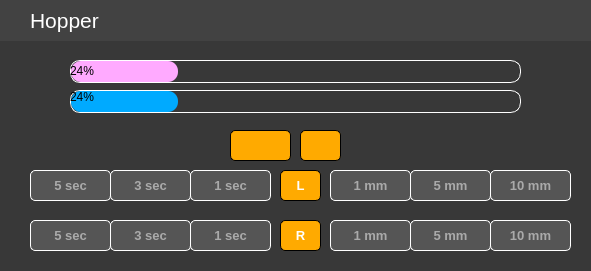
     <widget class="QFrame" name="frame_7">
      <property name="geometry">
       <rect>
        <x>1110</x>
        <y>430</y>
        <width>591</width>
        <height>271</height>
       </rect>
      </property>
      <property name="styleSheet">
       <string notr="true">background-color: rgb(56, 56, 56);
border:0px;</string>
      </property>
      <property name="frameShape">
       <enum>QFrame::StyledPanel</enum>
      </property>
      <property name="frameShadow">
       <enum>QFrame::Raised</enum>
      </property>
      <widget class="QFrame" name="frame_18">
       <property name="geometry">
        <rect>
         <x>0</x>
         <y>0</y>
         <width>601</width>
         <height>41</height>
        </rect>
       </property>
       <property name="styleSheet">
        <string notr="true">border: 0px solid rgb(0,0,0);
background-color: rgb(66, 66, 66);</string>
       </property>
       <property name="frameShape">
        <enum>QFrame::StyledPanel</enum>
       </property>
       <property name="frameShadow">
        <enum>QFrame::Raised</enum>
       </property>
       <widget class="QLabel" name="label_17">
        <property name="geometry">
         <rect>
          <x>30</x>
          <y>0</y>
          <width>141</width>
          <height>41</height>
         </rect>
        </property>
        <property name="font">
         <font>
          <family>Arial</family>
          <pointsize>16</pointsize>
          <weight>50</weight>
          <bold>false</bold>
         </font>
        </property>
        <property name="styleSheet">
         <string notr="true">border:0px;
color: rgb(255, 255,255);
background-color: rgb(255, 255);</string>
        </property>
        <property name="text">
         <string>Hopper</string>
        </property>
       </widget>
      </widget>
      <widget class="QProgressBar" name="progressBar">
       <property name="geometry">
        <rect>
         <x>70</x>
         <y>60</y>
         <width>451</width>
         <height>23</height>
        </rect>
       </property>
       <property name="styleSheet">
        <string notr="true">QProgressBar {
    border: 1px solid rgb(255, 255, 255); /* Set the border for the whole widget */
   border-radius:10px;
}

QProgressBar::chunk {
    background-color: rgb(255, 170, 255); /* Set the background color for the chunk */
border-radius:10px;
}
</string>
       </property>
       <property name="value">
        <number>24</number>
       </property>
       <property name="alignment">
        <set>Qt::AlignLeading|Qt::AlignLeft|Qt::AlignVCenter</set>
       </property>
      </widget>
      <widget class="QProgressBar" name="progressBar_2">
       <property name="geometry">
        <rect>
         <x>70</x>
         <y>90</y>
         <width>451</width>
         <height>23</height>
        </rect>
       </property>
       <property name="styleSheet">
        <string notr="true">QProgressBar {
    border: 1px solid rgb(255, 255, 255); /* Set the border for the whole widget */
   border-radius:10px;
}

QProgressBar::chunk {
    background-color: rgb(0, 170, 255); /* Set the background color for the chunk */
border-radius:10px;
}
</string>
       </property>
       <property name="value">
        <number>24</number>
       </property>
      </widget>
      <widget class="QPushButton" name="pushButton_15">
       <property name="geometry">
        <rect>
         <x>280</x>
         <y>170</y>
         <width>41</width>
         <height>31</height>
        </rect>
       </property>
       <property name="font">
        <font>
         <family>Arial</family>
         <pointsize>10</pointsize>
         <weight>75</weight>
         <bold>true</bold>
        </font>
       </property>
       <property name="styleSheet">
        <string notr="true">color: rgb(255, 255, 255);
background-color: rgb(255, 170, 0);
border: 1px solid rgb(0,0,0);
border-radius:5px;</string>
       </property>
       <property name="text">
        <string>L</string>
       </property>
      </widget>
      <widget class="QPushButton" name="pushButton_16">
       <property name="geometry">
        <rect>
         <x>280</x>
         <y>220</y>
         <width>41</width>
         <height>31</height>
        </rect>
       </property>
       <property name="font">
        <font>
         <family>Arial</family>
         <pointsize>10</pointsize>
         <weight>75</weight>
         <bold>true</bold>
        </font>
       </property>
       <property name="styleSheet">
        <string notr="true">color: rgb(255, 255, 255);
background-color: rgb(255, 170, 0);
border: 1px solid rgb(0,0,0);
border-radius:5px;</string>
       </property>
       <property name="text">
        <string>R</string>
       </property>
      </widget>
      <widget class="QPushButton" name="pushButton_17">
       <property name="geometry">
        <rect>
         <x>190</x>
         <y>170</y>
         <width>81</width>
         <height>31</height>
        </rect>
       </property>
       <property name="font">
        <font>
         <family>Arial</family>
         <pointsize>10</pointsize>
         <weight>75</weight>
         <bold>true</bold>
        </font>
       </property>
       <property name="styleSheet">
        <string notr="true">border:1px solid rgb(255,255,255);
border-radius:5px;
color: rgb(170, 170, 170);
background-color: rgb(85, 85, 85);</string>
       </property>
       <property name="text">
        <string>1 sec</string>
       </property>
      </widget>
      <widget class="QPushButton" name="pushButton_18">
       <property name="geometry">
        <rect>
         <x>110</x>
         <y>170</y>
         <width>81</width>
         <height>31</height>
        </rect>
       </property>
       <property name="font">
        <font>
         <family>Arial</family>
         <pointsize>10</pointsize>
         <weight>75</weight>
         <bold>true</bold>
        </font>
       </property>
       <property name="styleSheet">
        <string notr="true">border:1px solid rgb(255,255,255);
border-radius:5px;
color: rgb(170, 170, 170);
background-color: rgb(85, 85, 85);</string>
       </property>
       <property name="text">
        <string>3 sec</string>
       </property>
      </widget>
      <widget class="QPushButton" name="pushButton_19">
       <property name="geometry">
        <rect>
         <x>30</x>
         <y>170</y>
         <width>81</width>
         <height>31</height>
        </rect>
       </property>
       <property name="font">
        <font>
         <family>Arial</family>
         <pointsize>10</pointsize>
         <weight>75</weight>
         <bold>true</bold>
        </font>
       </property>
       <property name="styleSheet">
        <string notr="true">border:1px solid rgb(255,255,255);
border-radius:5px;
color: rgb(170, 170, 170);
background-color: rgb(85, 85, 85);</string>
       </property>
       <property name="text">
        <string>5 sec</string>
       </property>
      </widget>
      <widget class="QPushButton" name="pushButton_20">
       <property name="geometry">
        <rect>
         <x>330</x>
         <y>170</y>
         <width>81</width>
         <height>31</height>
        </rect>
       </property>
       <property name="font">
        <font>
         <family>Arial</family>
         <pointsize>10</pointsize>
         <weight>75</weight>
         <bold>true</bold>
        </font>
       </property>
       <property name="styleSheet">
        <string notr="true">border:1px solid rgb(255,255,255);
border-radius:5px;
color: rgb(170, 170, 170);
background-color: rgb(85, 85, 85);</string>
       </property>
       <property name="text">
        <string>1 mm</string>
       </property>
      </widget>
      <widget class="QPushButton" name="pushButton_21">
       <property name="geometry">
        <rect>
         <x>410</x>
         <y>170</y>
         <width>81</width>
         <height>31</height>
        </rect>
       </property>
       <property name="font">
        <font>
         <family>Arial</family>
         <pointsize>10</pointsize>
         <weight>75</weight>
         <bold>true</bold>
        </font>
       </property>
       <property name="styleSheet">
        <string notr="true">border:1px solid rgb(255,255,255);
border-radius:5px;
color: rgb(170, 170, 170);
background-color: rgb(85, 85, 85);</string>
       </property>
       <property name="text">
        <string>5 mm</string>
       </property>
      </widget>
      <widget class="QPushButton" name="pushButton_22">
       <property name="geometry">
        <rect>
         <x>490</x>
         <y>170</y>
         <width>81</width>
         <height>31</height>
        </rect>
       </property>
       <property name="font">
        <font>
         <family>Arial</family>
         <pointsize>10</pointsize>
         <weight>75</weight>
         <bold>true</bold>
        </font>
       </property>
       <property name="styleSheet">
        <string notr="true">border:1px solid rgb(255,255,255);
border-radius:5px;
color: rgb(170, 170, 170);
background-color: rgb(85, 85, 85);</string>
       </property>
       <property name="text">
        <string>10 mm</string>
       </property>
      </widget>
      <widget class="QPushButton" name="pushButton_23">
       <property name="geometry">
        <rect>
         <x>30</x>
         <y>220</y>
         <width>81</width>
         <height>31</height>
        </rect>
       </property>
       <property name="font">
        <font>
         <family>Arial</family>
         <pointsize>10</pointsize>
         <weight>75</weight>
         <bold>true</bold>
        </font>
       </property>
       <property name="styleSheet">
        <string notr="true">border:1px solid rgb(255,255,255);
border-radius:5px;
color: rgb(170, 170, 170);
background-color: rgb(85, 85, 85);</string>
       </property>
       <property name="text">
        <string>5 sec</string>
       </property>
      </widget>
      <widget class="QPushButton" name="pushButton_24">
       <property name="geometry">
        <rect>
         <x>110</x>
         <y>220</y>
         <width>81</width>
         <height>31</height>
        </rect>
       </property>
       <property name="font">
        <font>
         <family>Arial</family>
         <pointsize>10</pointsize>
         <weight>75</weight>
         <bold>true</bold>
        </font>
       </property>
       <property name="styleSheet">
        <string notr="true">border:1px solid rgb(255,255,255);
border-radius:5px;
color: rgb(170, 170, 170);
background-color: rgb(85, 85, 85);</string>
       </property>
       <property name="text">
        <string>3 sec</string>
       </property>
      </widget>
      <widget class="QPushButton" name="pushButton_25">
       <property name="geometry">
        <rect>
         <x>190</x>
         <y>220</y>
         <width>81</width>
         <height>31</height>
        </rect>
       </property>
       <property name="font">
        <font>
         <family>Arial</family>
         <pointsize>10</pointsize>
         <weight>75</weight>
         <bold>true</bold>
        </font>
       </property>
       <property name="styleSheet">
        <string notr="true">border:1px solid rgb(255,255,255);
border-radius:5px;
color: rgb(170, 170, 170);
background-color: rgb(85, 85, 85);</string>
       </property>
       <property name="text">
        <string>1 sec</string>
       </property>
      </widget>
      <widget class="QPushButton" name="pushButton_26">
       <property name="geometry">
        <rect>
         <x>490</x>
         <y>220</y>
         <width>81</width>
         <height>31</height>
        </rect>
       </property>
       <property name="font">
        <font>
         <family>Arial</family>
         <pointsize>10</pointsize>
         <weight>75</weight>
         <bold>true</bold>
        </font>
       </property>
       <property name="styleSheet">
        <string notr="true">border:1px solid rgb(255,255,255);
border-radius:5px;
color: rgb(170, 170, 170);
background-color: rgb(85, 85, 85);</string>
       </property>
       <property name="text">
        <string>10 mm</string>
       </property>
      </widget>
      <widget class="QPushButton" name="pushButton_27">
       <property name="geometry">
        <rect>
         <x>410</x>
         <y>220</y>
         <width>81</width>
         <height>31</height>
        </rect>
       </property>
       <property name="font">
        <font>
         <family>Arial</family>
         <pointsize>10</pointsize>
         <weight>75</weight>
         <bold>true</bold>
        </font>
       </property>
       <property name="styleSheet">
        <string notr="true">border:1px solid rgb(255,255,255);
border-radius:5px;
color: rgb(170, 170, 170);
background-color: rgb(85, 85, 85);</string>
       </property>
       <property name="text">
        <string>5 mm</string>
       </property>
      </widget>
      <widget class="QPushButton" name="pushButton_28">
       <property name="geometry">
        <rect>
         <x>330</x>
         <y>220</y>
         <width>81</width>
         <height>31</height>
        </rect>
       </property>
       <property name="font">
        <font>
         <family>Arial</family>
         <pointsize>10</pointsize>
         <weight>75</weight>
         <bold>true</bold>
        </font>
       </property>
       <property name="styleSheet">
        <string notr="true">border:1px solid rgb(255,255,255);
border-radius:5px;
color: rgb(170, 170, 170);
background-color: rgb(85, 85, 85);</string>
       </property>
       <property name="text">
        <string>1 mm</string>
       </property>
      </widget>
      <widget class="QLabel" name="label_29">
       <property name="geometry">
        <rect>
         <x>230</x>
         <y>130</y>
         <width>61</width>
         <height>31</height>
        </rect>
       </property>
       <property name="font">
        <font>
         <family>Arial</family>
         <pointsize>16</pointsize>
         <weight>75</weight>
         <bold>true</bold>
        </font>
       </property>
       <property name="styleSheet">
        <string notr="true">color: rgb(255, 255, 255);
background-color: rgb(255, 170, 0);
border: 1px solid rgb(0,0,0);
border-radius:5px;</string>
       </property>
       <property name="text">
        <string/>
       </property>
      </widget>
      <widget class="QLabel" name="label_30">
       <property name="geometry">
        <rect>
         <x>300</x>
         <y>130</y>
         <width>41</width>
         <height>31</height>
        </rect>
       </property>
       <property name="font">
        <font>
         <family>Arial</family>
         <pointsize>16</pointsize>
         <weight>75</weight>
         <bold>true</bold>
        </font>
       </property>
       <property name="styleSheet">
        <string notr="true">color: rgb(255, 255, 255);
background-color: rgb(255, 170, 0);
border: 1px solid rgb(0,0,0);
border-radius:5px;</string>
       </property>
       <property name="text">
        <string/>
       </property>
      </widget>
     </widget>
